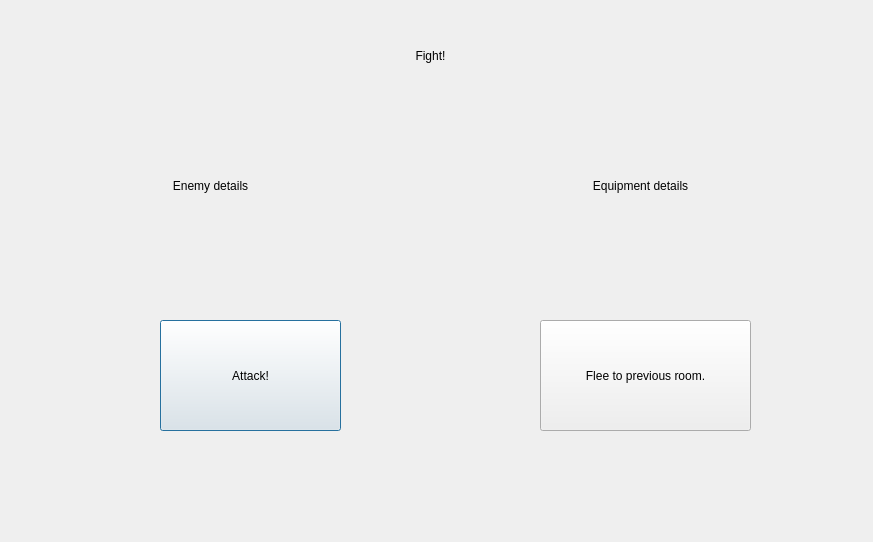
<?xml version="1.0" encoding="UTF-8"?>
<ui version="4.0">
 <class>FightWindow</class>
 <widget class="QDialog" name="FightWindow">
  <property name="geometry">
   <rect>
    <x>0</x>
    <y>0</y>
    <width>873</width>
    <height>542</height>
   </rect>
  </property>
  <property name="windowTitle">
   <string>Dialog</string>
  </property>
  <widget class="QLabel" name="lblTitle">
   <property name="geometry">
    <rect>
     <x>350</x>
     <y>40</y>
     <width>161</width>
     <height>31</height>
    </rect>
   </property>
   <property name="text">
    <string>Fight!</string>
   </property>
   <property name="alignment">
    <set>Qt::AlignCenter</set>
   </property>
  </widget>
  <widget class="QPushButton" name="btn_attack">
   <property name="geometry">
    <rect>
     <x>160</x>
     <y>320</y>
     <width>181</width>
     <height>111</height>
    </rect>
   </property>
   <property name="text">
    <string>Attack!</string>
   </property>
  </widget>
  <widget class="QPushButton" name="btn_flee">
   <property name="geometry">
    <rect>
     <x>540</x>
     <y>320</y>
     <width>211</width>
     <height>111</height>
    </rect>
   </property>
   <property name="text">
    <string>Flee to previous room.</string>
   </property>
  </widget>
  <widget class="QLabel" name="lblEnemy">
   <property name="geometry">
    <rect>
     <x>60</x>
     <y>110</y>
     <width>301</width>
     <height>151</height>
    </rect>
   </property>
   <property name="text">
    <string>Enemy details</string>
   </property>
   <property name="alignment">
    <set>Qt::AlignCenter</set>
   </property>
  </widget>
  <widget class="QLabel" name="lblEquip">
   <property name="geometry">
    <rect>
     <x>490</x>
     <y>110</y>
     <width>301</width>
     <height>151</height>
    </rect>
   </property>
   <property name="text">
    <string>Equipment details</string>
   </property>
   <property name="alignment">
    <set>Qt::AlignCenter</set>
   </property>
  </widget>
 </widget>
 <resources/>
 <connections/>
</ui>
